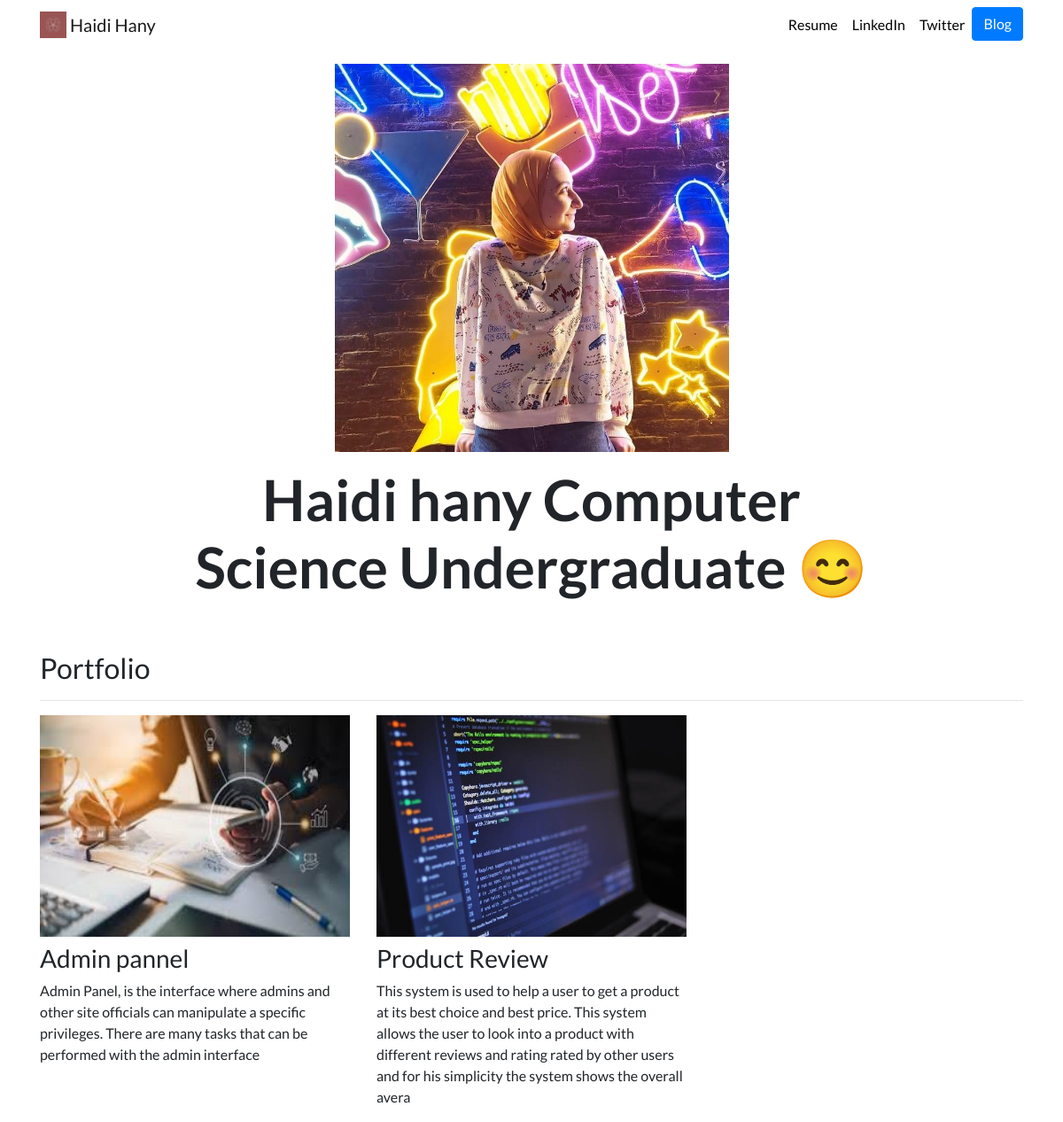
The page / on the database its author committed.
### portfolio/models.py (models this page shows, shortened)
class Project(models.Model):
    title = models.CharField(max_length=100)
    description = models.CharField(max_length=250)
    image = models.ImageField(upload_to='portfolio/images/')
    url = models.URLField(blank=True)

### portfolio/views.py (the view)
# urls.py: 2. Add a URL to urlpatterns:  path('', views.home, name='home')
def home(request):
    projects = Project.objects.all()
    return render(request, 'portfolio/home.html', {'projects':projects})

### portfolio/templates/portfolio/home.html
{% extends "portfolio/base.html" %}
{% load static %}
{% block content %}
<div class="row justify-content-center my-3">
  <div class="col-5">
    <img src="{% static 'portfolio/me.jpg' %}" class="img-fluid">
  </div>
</div>
<div class="row justify-content-center mb-3">
  <div class="col-md-9 text-center">
    <h1 id="hometext" class="font-weight-bold">Haidi hany Computer Science Undergraduate 😊</h1>
  </div>
</div>
<h2 class="mt-5">Portfolio</h2>
<hr>
<div class="row">
  {% for project in projects %}
  <div class="col-lg-4 col-md-6">
    {% if project.url %}
    <a href="{{ project.url }}">
      <img src="{{ project.image.url }}" class="img-fluid mb-2" style="width:350px; height: 250px;">
    </a>
    {% else %}
    <img src="{{ project.image.url }}" class="img-fluid mb-2" style="width:350px; height: 250px;">
    {% endif %}
    <h3>{{ project.title }}</h3>
    <p>{{ project.description }}</p>
  </div>
  {% endfor %}
</div>
{% endblock %}

### portfolio/templates/portfolio/base.html (shortened to what this page needs)
{% load static %}
<!doctype html>
<html lang="en">
<head>
  <link rel="stylesheet" href="https://stackpath.bootstrapcdn.com/bootstrap/4.4.1/css/bootstrap.min.css">
  <link rel="stylesheet" href="{% static "portfolio/custom.css" %}">
</head>
<body>
  <nav id="topNav" class="navbar navbar-expand-md navbar-light">
    <div class="container">
      <a class="navbar-brand" href="{% url 'home' %}">
        <img src="{% static 'portfolio/logo.jpg' %}" width="30" height="30" class="d-inline-block align-top" alt="Nick's Logo">
        <span>Haidi Hany</span>
      </a>
      <div class="collapse navbar-collapse text-center" id="navbarNav">
        <ul class="navbar-nav ml-auto">
          <li class="nav-item">
            <a class="nav-link" href="{% static "portfolio/HaidiHany.pdf" %}">Resume</a>
          </li>
          <li class="nav-item">
            <a class="nav-link" href="https://www.linkedin.com/in/heidi-hany-389331155/" target="_blank">LinkedIn</a>
          </li>
          <li class="nav-item">
            <a class="nav-link" href="https://twitter.com/HeidiHany4" target="_blank">Twitter</a>
          </li>
          <li>
            <a role="button" href="{% url 'blog:all_blogs' %}" class="btn btn-primary">Blog</a>
          </li>
        </ul>
      </div>
    </div>
  </nav>
  <div class="container">
    {% block content %}{% endblock %}
  </div>
</body>
</html>

### portfolio/static/portfolio/custom.css (style rules this page uses)
.navbar-nav .nav-link { color: rgba(0,0,0,1) !important; }
body { font-family: 'Lato', sans-serif; }
@media (min-width: 992px) { #hometext { font-size: 4rem; } }

### rows shown on the page
Project: image (picture), title "Admin pannel", description "Admin Panel, is the interface where admins and other site officials can manipulate a specific privileges. There are many tasks that can be performed with the admin interface"
Project: image (picture), title "Product Review", description "This system is used to help a user to get a product at its best choice and best price. This system allows the user to look into a product with different reviews and rating rated by other users and for his simplicity the system shows the overall avera"
